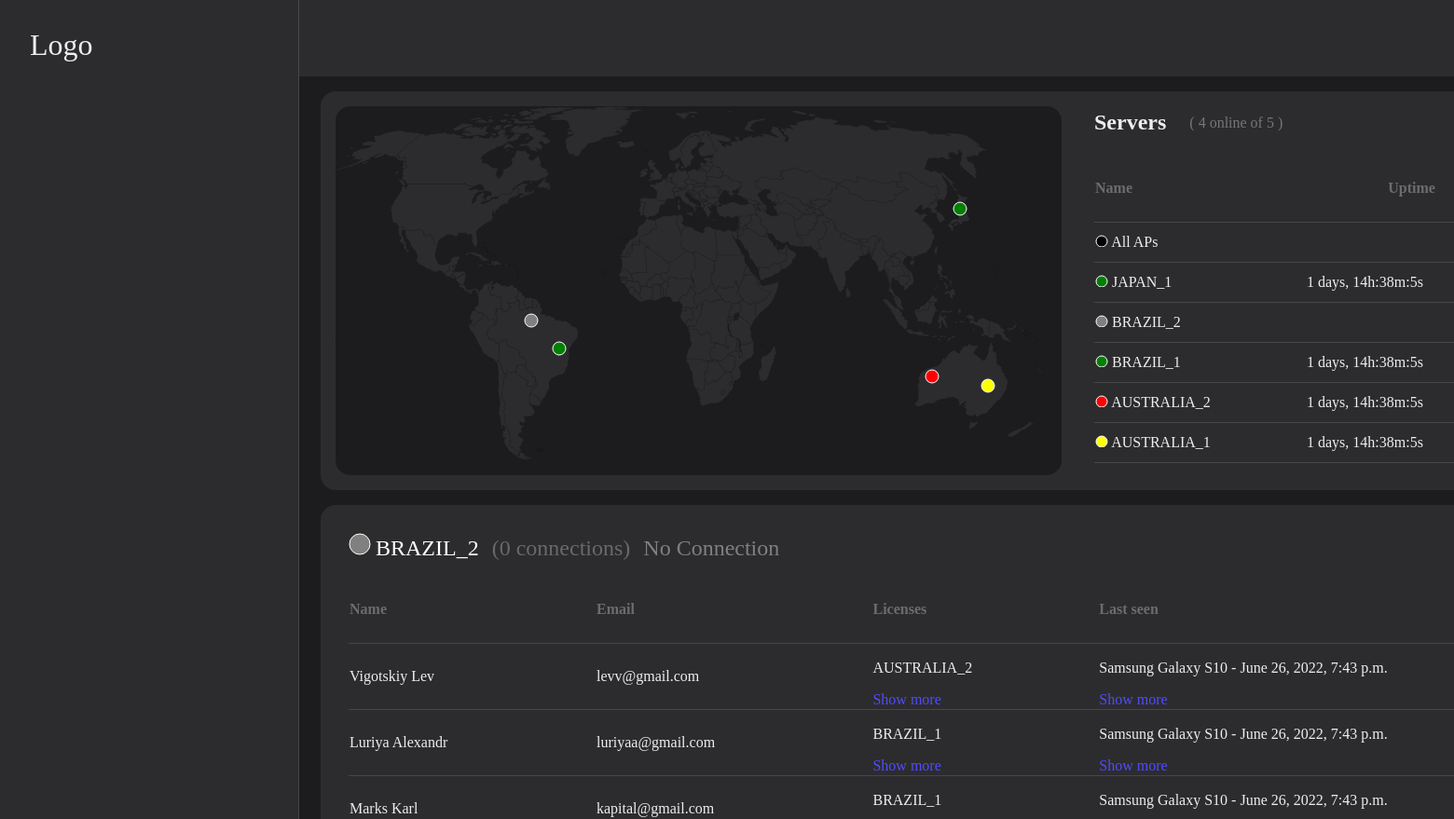
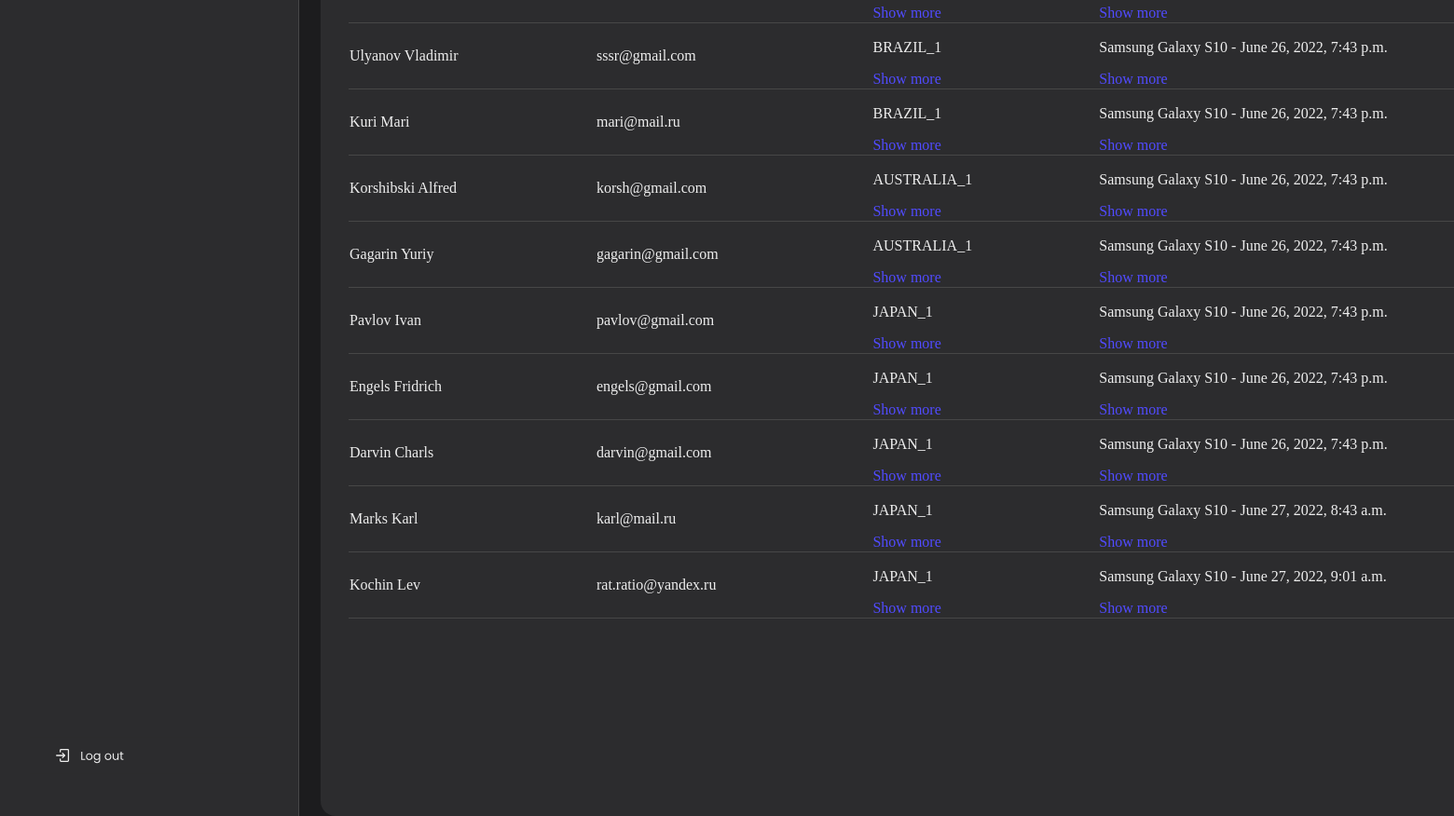
Screenshot of /vpndashboard/2/ with the database file from the repository (2 pictures, top to bottom).
### vpnDashboard/models.py (models this page shows)
class vpn(models.Model):
    name = models.CharField(max_length=150, verbose_name='Наименование')
    status = models.CharField(max_length=50, verbose_name='Статус')
    creationTime = models.DateTimeField(default=datetime.datetime.now, verbose_name='Время запуска')
    coordinates = models.CharField(max_length=50, verbose_name='Координаты')
    profiles = models.ManyToManyField(profile)
    class Meta:
        verbose_name_plural = 'VPNs'
        verbose_name = 'VPN'
        ordering = ['-name']

class profile(models.Model):
    is_activated = models.BooleanField(default=True)
    user = models.OneToOneField(User, on_delete=models.CASCADE)
    lastseen = models.DateTimeField(default=datetime.datetime.now, verbose_name='Последний визит')
    devices = models.ManyToManyField(device, verbose_name='Устройства')
    class Meta:
        verbose_name_plural = 'Профили'
        verbose_name = 'Профиль'

class device(models.Model):
    name = models.CharField(max_length=100, verbose_name='Наименование')

### vpnDashboard/views.py (the view, shortened to what this page needs)
# urls.py: path('', index),
def index(request, vpnid):
    vpns = vpn.objects.all()
    totalprofilevpnsconnections = 0
    totalvpns = 0
    onlinevpns = 0
    for vpnobject in vpns:
        totalprofilevpnsconnections += vpnobject.profiles.count()
        totalvpns += 1
        if vpnobject.status != 'grey':
            onlinevpns += 1
    if vpnid is None:
        vpnid = vpns.first().id
    currentvpn = vpn.objects.get(pk=vpnid)
    profiles = profile.objects.all()
    form = UserForm()
    return render(request, 'index.html', {'vpns': vpns,
                                          'profiles': profiles,
                                          'currentvpn': currentvpn,
                                          'totalprofilevpnsconnections': totalprofilevpnsconnections,
                                          'onlinevpns': onlinevpns,
                                          'totalvpns': totalvpns,
                                          'form': form})

### templates/index.html (shortened to what this page needs)
{% load static %}
<!DOCTYPE html>
<html lang="en">
<head>
    <link rel="stylesheet" href="{% static 'styles.css' %}" type="text/css"/>
</head>
<body>
<header></header>
<div class="aside__nav">
    <span class="logo">Logo</span>
</div>
<div class="map--server__container">
    <div class="map__container">
    </div>
    <div class="server__list__container">
        <div class="general__server__info">
            <h2 style="color:#eeeeee">Servers</h2>
            <span class="servers__count">( {{ onlinevpns }} online of {{ totalvpns }}  )</span>
        </div>
        <div class="server__list__table">
            <table class="server__table__general--info">
                <thead>
                <tr>
                    <th id="vpn__name-th">Name</th>
                    <th>Uptime</th>
                </tr>
                </thead>
                <tbody>
                <tr>
                    <td>
                        <svg width="14" height="13">
                            <circle r="6" cx="7" cy="7" stroke="white" stroke-width="1" fill="black"/>
                        </svg>
                        All APs
                    </td>
                    <td></td>
                </tr>
                {% for vpn in vpns %}
                    <tr>
                        <td>
                            <a href="/vpndashboard/{{ vpn.id }}">
                                <svg width="14" height="13">
                                    <circle r="6" cx="7" cy="7" stroke="white" stroke-width="1"
                                            fill="{{ vpn.status }}"/>
                                </svg>
                                {{ vpn.name }}
                            </a>
                        </td>
                        <td id="connection__time{{ vpn.id }}">
                        </td>
                    </tr>
                {% endfor %}
                </tbody>
            </table>
        </div>
    </div>
</div>
<div class="server__info__container">
    <div style="margin:30px">
        <p>
            <svg width="25" height="24">
                <circle stroke="white" stroke-width="1" fill="{{ currentvpn.status }}" r="11" cx="12" cy="12"/>
            </svg>
            <span class="vpn__title">{{ currentvpn.name }}</span>
            <span class="status__title" style="color: dimgrey">({{ currentvpn.profiles.all|length }} connections)</span>
            {% if currentvpn.status == 'grey' %}
                <span class="status__title" style="color:grey">No Connection</span>
            {% endif %}
        </p>
        <table class="server__table__detailed--info">
            <thead>
            <tr>
                <th id="profile__name-th">Name</th>
                <th>Email</th>
                <th>Licenses</th>
                <th>Last seen</th>
            </tr>
            </thead>
            <tbody>
            {% for profile in profiles %}
                <tr>
                    <td style="cursor:pointer"
                        onclick="openUserInfoDetailes(event, {{ profile.user.id }})">{{ profile.user.last_name }} {{ profile.user.first_name }}</td>
                    <td>{{ profile.user.email }}</td>
                    <td id="profile__row{{ profile.id }}" class="profile__rows">
                        {% for vpnobj in vpns %}
                            {% for profilevpnobj in vpnobj.profiles.all %}
                                {% if profilevpnobj.id == profile.id %}
                                    <p class="vpn__table__info" style="display: flex; justify-content: space-between;">
                                        {{ vpnobj.name }}
                                    </p>
                                {% endif %}
                            {% endfor %}
                        {% endfor %}
                        <span onclick="showElements(event, {{ profile.id }})" class="show__more">Show more</span>
                    </td>
                    <td id="device--lastseen__col{{ profile.id }}">
                        {% for device in profile.devices.all %}
                            <p id="device--lastseen__profile{{ device.id }}">
                                {{ device.name }} - {{ profile.lastseen }}
                            </p>
                        {% endfor %}
                        <span onclick="showDevices(event, {{ profile.id }})" class="show__more">Show more</span>
                    </td>
                </tr>
            {% endfor %}
            </tbody>
        </table>
    </div>
</div>
</body>
</html>

### vpnDashboard/static/styles.css (style rules this page uses)
body { background-color: #1C1C1E; font-family: 'Poppins'; }
header { position: absolute; width: 1600px; height: 82px; left: 320px; top: 0px; background-color: #2C2C2E; }
th { color: #6c6c6c; }
a { color: #eeeeee; text-decoration: none; }
#vpn__name-th { text-align: left; }
.nav__link { display: flex; flex-direction: row; align-items: center; padding: 9px 32px; gap: 12px; position: absolute; width: 255px; height: 48px; left: 0px; bottom: 32px; background: #2C2C2E; }
.logo { position: absolute; width: 77px; height: 48px; left: 32px; top: 24px; font-style: normal; font-weight: 500; font-size: 32px; line-height: 48px; display: flex; align-items: center; color: #EEEEEE; }
.aside__nav { position: absolute; width: 320px; height: 1755px; left: 0px; top: 0px; bottom: 0px; background-color: #2C2C2E; border-right: 1px solid #474747; }
.map--server__container { position: absolute; width: 1552px; height: 428px; left: 344px; top: 98px; background-color: #2C2C2E; border-radius: 16px; }
.map__container { position: absolute; width: 779px; height: 396px; left: 16px; top: 16px; background: #1C1C1E; border-radius: 16px; }
.server__info__container { position: absolute; width: 1552px; height: 1213px; left: 344px; top: 542px; background-color: #2C2C2E; border-radius: 16px; overflow: hidden; }
.server__list__container { position: absolute; left: 830px; top: 0px; overflow: hidden; }
.general__server__info { display: inline-flex; }
.servers__count { color: #767676; padding: 25px; }
.server__table__detailed--info { width: 1500px; border-collapse: collapse; }
.server__table__detailed--info th { text-align: left; height: 70px; }
.server__table__detailed--info td { color: #eeeeee; height: 40px; font-size: 16px; border-top: 1px solid #474747; border-bottom: 1px solid #474747; }
.server__table__general--info { width: 100%; border-collapse: collapse; }
.server__table__general--info th { height: 70px; width: 225px; }
.server__table__general--info td { color: #eeeeee; height: 40px; font-size: 16px; border-top: 1px solid #474747; border-bottom: 1px solid #474747; }
.show__more { color: #514bff; cursor: pointer; }
.status__title { margin-left: 10px; font-size: 24px; }
.vpn__title { color: white; font-size: 24px; }

### rows the page displays
vpn: name "JAPAN_1"
vpn: name "BRAZIL_2", profiles.all|length "0"
vpn: name "BRAZIL_1"
vpn: name "AUSTRALIA_2"
vpn: name "AUSTRALIA_1"
profile: user.last_name "Vigotskiy", user.first_name "Lev", user.email "levv@gmail.com", lastseen "June 26, 2022, 7:43 p.m."
device: name "Samsung Galaxy S10"
profile: user.last_name "Luriya", user.first_name "Alexandr", user.email "luriyaa@gmail.com", lastseen "June 26, 2022, 7:43 p.m."
profile: user.last_name "Marks", user.first_name "Karl", user.email "kapital@gmail.com", lastseen "June 26, 2022, 7:43 p.m."
profile: user.last_name "Ulyanov", user.first_name "Vladimir", user.email "sssr@gmail.com", lastseen "June 26, 2022, 7:43 p.m."
profile: user.last_name "Kuri", user.first_name "Mari", user.email "mari@mail.ru", lastseen "June 26, 2022, 7:43 p.m."
profile: user.last_name "Korshibski", user.first_name "Alfred", user.email "korsh@gmail.com", lastseen "June 26, 2022, 7:43 p.m."
profile: user.last_name "Gagarin", user.first_name "Yuriy", user.email "gagarin@gmail.com", lastseen "June 26, 2022, 7:43 p.m."
profile: user.last_name "Pavlov", user.first_name "Ivan", user.email "pavlov@gmail.com", lastseen "June 26, 2022, 7:43 p.m."
profile: user.last_name "Engels", user.first_name "Fridrich", user.email "engels@gmail.com", lastseen "June 26, 2022, 7:43 p.m."
profile: user.last_name "Darvin", user.first_name "Charls", user.email "darvin@gmail.com", lastseen "June 26, 2022, 7:43 p.m."
profile: user.last_name "Marks", user.first_name "Karl", user.email "karl@mail.ru", lastseen "June 27, 2022, 8:43 a.m."
profile: user.last_name "Kochin", user.first_name "Lev", user.email "rat.ratio@yandex.ru", lastseen "June 27, 2022, 9:01 a.m."

### other values shown
{{ onlinevpns }} "4"
{{ totalvpns }} "5"
